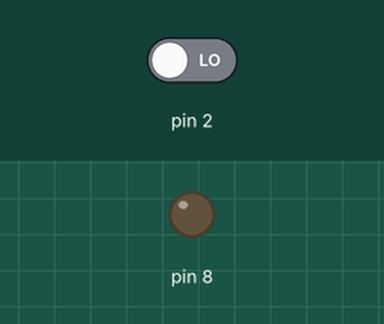
This sketch was run on a simulated Arduino Uno, built with avr-gcc and run on an emulated ATmega328P. Parts: output pins drawn as LEDs (lit = HIGH). Inputs (shaded band) come from the test bench; at power-on: pin 2 LOW.

Above: at 1.2 s.
1.3 s: pin 2 driven HIGH
At 2.4 s:
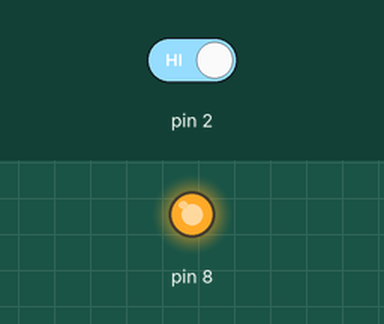
2.8 s: pin 2 driven LOW
At 3.6 s:
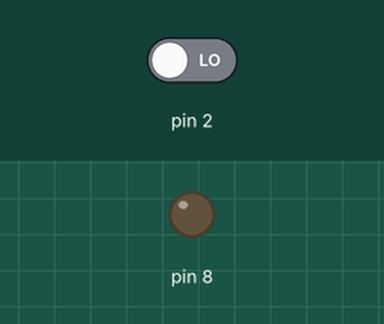
Timing chart, 0 to 5.8 s (numbered marks = the images above; inputs shaded):
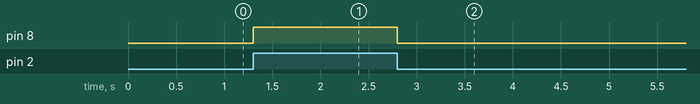

The sketch:

taster.ino
```cpp
  void setup() {
  pinMode(8, OUTPUT);
  pinMode(2, INPUT);
}

  void loop() {
if (digitalRead(2) == HIGH) {
  digitalWrite(8, HIGH);
  }
  else {
   digitalWrite(8, LOW);
  }
 }
```

HelloWord.c
```cpp
#include<stdio.h>
#include<stdlib.h>

int main(void)
{
    long long foo = 1;
    while(1)
    {
      printf("%lli: HEY LINDAjseklfnsejfsfsfsfsfsfffsfsdfsfsfsdfsdfsfsdfsdfsfsdfsfsdfk\n", foo);
      ++foo;
    }
    return 0;
}
```

Measured:
- after the input at 1.3 s, pin 8: LOW → HIGH at once
- after the input at 2.8 s, pin 8: HIGH → LOW at once
